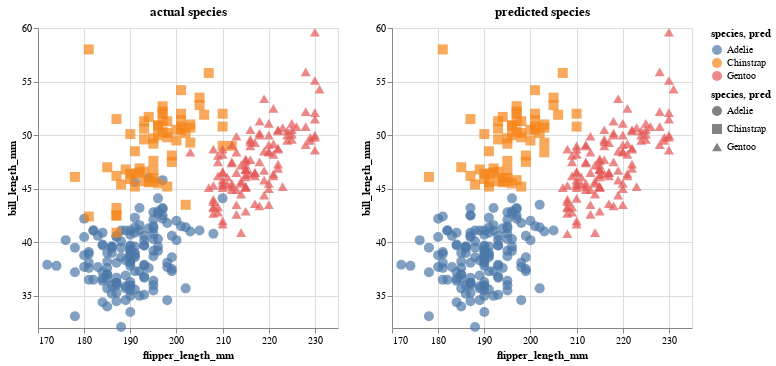

Notebook cell for this chart:
### Markdown cell above
Let's now view this chart next to the actual species.

### Code cell
c1 | c2

### Figure 1 — Vega-Lite specification as saved in the notebook (floating-point values rounded to 4 significant figures; data arrays with more than 128 entries replaced by an {"elided": "..."} marker saying what was removed)
{"config": {"view": {"continuousWidth": 300, "continuousHeight": 300}}, "hconcat": [{"mark": {"type": "point", "filled": true, "size": 100}, "encoding": {"color": {"field": "species", "type": "nominal"}, "shape": {"field": "species", "type": "nominal"}, "tooltip": [{"field": "species", "type": "nominal"}, {"field": "pred", "type": "nominal"}, {"field": "index", "type": "quantitative"}], "x": {"field": "flipper_length_mm", "scale": {"zero": false}, "type": "quantitative"}, "y": {"field": "bill_length_mm", "scale": {"zero": false}, "type": "quantitative"}}, "title": "actual species"}, {"mark": {"type": "point", "filled": true, "size": 100}, "encoding": {"color": {"field": "pred", "type": "nominal"}, "shape": {"field": "pred", "type": "nominal"}, "tooltip": [{"field": "species", "type": "nominal"}, {"field": "pred", "type": "nominal"}, {"field": "index", "type": "quantitative"}], "x": {"field": "flipper_length_mm", "scale": {"zero": false}, "type": "quantitative"}, "y": {"field": "bill_length_mm", "scale": {"zero": false}, "type": "quantitative"}}, "title": "predicted species"}], "data": {"name": "data-846ef6039392ff9dfa6e45d33baf3b0d"}, "$schema": "https://vega.github.io/schema/vega-lite/v5.8.0.json", "datasets": {"data-846ef6039392ff9dfa6e45d33baf3b0d": {"elided": "333 records"}}}
